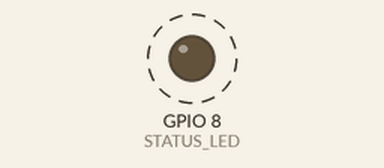
Recording of a sketch running on a simulated ESP32-C3. Parts: output pins drawn as LEDs (lit = HIGH). Dashed ring = blinking. What the sketch prints to the serial monitor is not drawn.

Above: at 0.7 s.
Timing chart, 0 to 3.5 s (numbered marks = the images above):
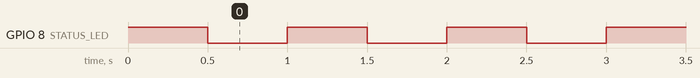

Measured:
- by itself, GPIO 8 (STATUS_LED): alternates HIGH for 0.50 s and LOW for 0.50 s

The sketch:

Template_ESP32_Firmware.ino
```cpp
/**
 * ==============================================================================
 * Template_ESP32_Firmware.ino - starter sketch for a new club firmware project
 * ==============================================================================
 * FIRST THING TO DO in a new repo made from this template:
 *   Rename this file so it matches your repo name EXACTLY (capital letters too).
 *   Repo "Sumo_Bot"  ->  this file must be "Sumo_Bot.ino".
 *   The automatic GitHub build looks for the .ino named after its folder.
 *
 * Board in Arduino IDE: Tools > Board > esp32 > MakerGO ESP32 C3 SuperMini
 * (same core version as CORE_VERSION in .github/workflows/build.yml)
 *
 * What it does: blinks the status LED and prints to the Serial Monitor
 * (115200 baud), so you can check the board and the Flash page work.
 * Replace it with your own project code.
 */

// --- Board choice: change HARDWARE_V1 below if you add more board versions ---
// (A build that passes -DHARDWARE_Vx, like the GitHub flasher build, overrides this.)
#if !defined(HARDWARE_V1) && !defined(HARDWARE_V2)
  #define HARDWARE_V1
#endif

#include "HardwareConfig.h"

const unsigned long BLINK_MS = 500;

void setLed(bool on) {
#if defined(STATUS_LED_ACTIVE_LOW)
  digitalWrite(STATUS_LED, on ? LOW : HIGH);
#else
  digitalWrite(STATUS_LED, on ? HIGH : LOW);
#endif
}

void setup() {
  Serial.begin(115200);
  pinMode(STATUS_LED, OUTPUT);
  setLed(false);
  delay(500);
  Serial.println();
  Serial.println("Mustang Way Robots - template firmware");
  Serial.print("Board: ");
  Serial.println(BOARD_VERSION_STR);
}

void loop() {
  static bool ledOn = false;
  static unsigned long last = 0;

  if (millis() - last >= BLINK_MS) {
    last = millis();
    ledOn = !ledOn;
    setLed(ledOn);
    Serial.println(ledOn ? "LED on" : "LED off");
  }
}
```

HardwareConfig.h
```cpp
/**
 * ==============================================================================
 * HardwareConfig.h - pin layout for each board version
 * ==============================================================================
 * The board is chosen at the top of the main .ino file (one line to edit).
 * A build that passes -DHARDWARE_Vx (like the GitHub flasher build) overrides it.
 *
 * The GitHub build makes one firmware for EVERY HARDWARE_Vx it finds in the
 * #if / #elif lines below, and students pick their version on the Flash page.
 * Only one board? Keep just the HARDWARE_V1 block (and delete HARDWARE_V2).
 * Adding a board: copy a block, give it the next number, and change the pins.
 * Also add the new name to the "#if !defined(...)" line in the main .ino file.
 *
 * Status LED type, one per board:
 *   STATUS_LED_ACTIVE_LOW  plain LED, ON when the pin is LOW (SuperMini)
 *   (leave it out for an LED that is ON when the pin is HIGH)
 */
#pragma once

#if defined(HARDWARE_V1)
  #define BOARD_VERSION_STR "ESP32-C3 SuperMini - V1"
  #define STATUS_LED        8     // blue onboard LED on the ESP32-C3 SuperMini
  #define STATUS_LED_ACTIVE_LOW
  // Add your project's pins here, for example:
  // #define MOTOR_A_PIN    1

#elif defined(HARDWARE_V2)
  #define BOARD_VERSION_STR "Custom PCB - V2 (example, edit or delete)"
  #define STATUS_LED        8
  #define STATUS_LED_ACTIVE_LOW

#else
  #error "No board chosen. Set the board line at the top of the main .ino file."
#endif
```
